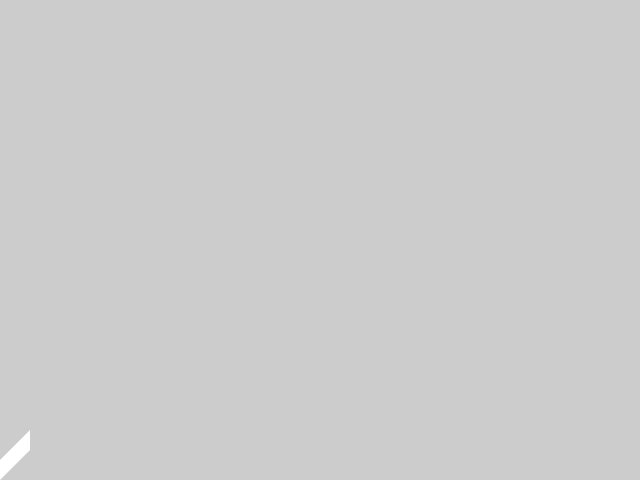
Frame 1 (no input)
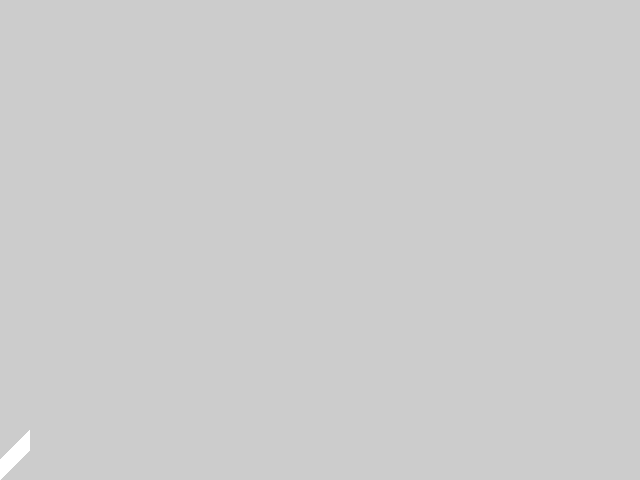
Frame 60 (the mouse pressed at the canvas centre just before this capture)
Frame 120 (the mouse held since frame 60 and released just before this capture): identical to frame 60, image omitted

The Processing sketch that drew these frames (run headless with seeded random() and noise(); from frame 60 on, the mouse is pressed at the canvas centre):

// Processing sketch: codingBridgetRiley_02
// ── codingBridgetRiley_02.pde
// A sketch attempting to recreate the work of Bridget Riley
// After examining her work, 'Cool Place',
// the first step is to create the basica element:
// a parallelogram using quad()

// a quad() is created by specifying 4 points counter clockwise
// the x and y coordinates of our 4 points
float[] x = new float[4];
float[] y = new float[4];

// the height of on of the sides
float quadSideHeight=20;

// the width of the quad()
float quadWidth=30;

// the amount the right side is shifted up
float quadSkew=30;

void setup() {
  size(640, 480);
}

void draw() {
  // a function created to encapsulate the previous example's code
  // used to draw a parallelogram
  drawParallelogram(0, height);
}

void drawParallelogram(float _x, float _y) {

  // a function that performs the calculations of the points
  calculatePoints(_x, _y);

  noStroke();
  quad(x[0], y[0], x[1], y[1], x[2], y[2], x[3], y[3]);
}

void calculatePoints(float _x, float _y) {
  x[0]=_x;
  y[0]=_y;
  x[1]=x[0];
  y[1]=y[0]-quadSideHeight;
  x[2]=_x+quadWidth;
  y[2]=_y-(quadSideHeight+quadSkew);
  x[3]=x[2];
  y[3]=y[2]+quadSideHeight;
}
